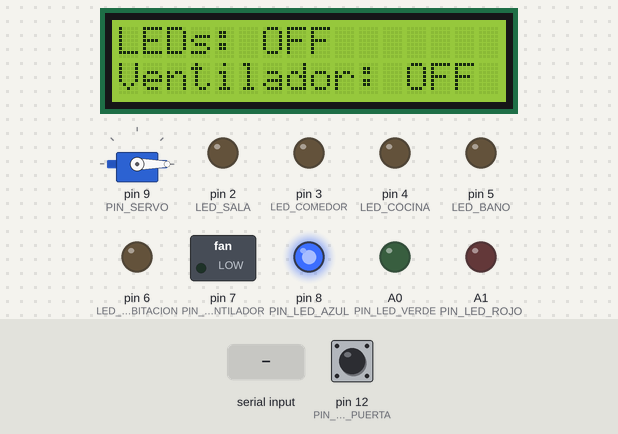
A sketch run on a simulated Arduino Uno, built with avr-gcc and run on an emulated ATmega328P. Parts: 16×2 character LCD, servo, switched loads named in the sketch (green lamp = pin HIGH), output pins drawn as LEDs (lit = HIGH). Dashed ring = blinking. The inputs (shaded band) are chosen by the test bench; at power-on: pin 12 (PIN_BOTON_PUERTA) HIGH. EEPROM starts erased; what the sketch prints to the serial monitor is not drawn.

Above: at 3.3 s.
3.4 s: "1\n" received over Serial
At 5.7 s:
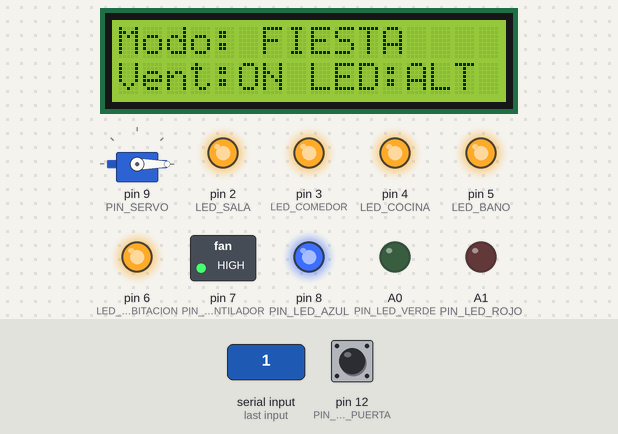
5.8 s: pin 12 (PIN_BOTON_PUERTA) pulled LOW for 0.15 s
At 6.7 s:
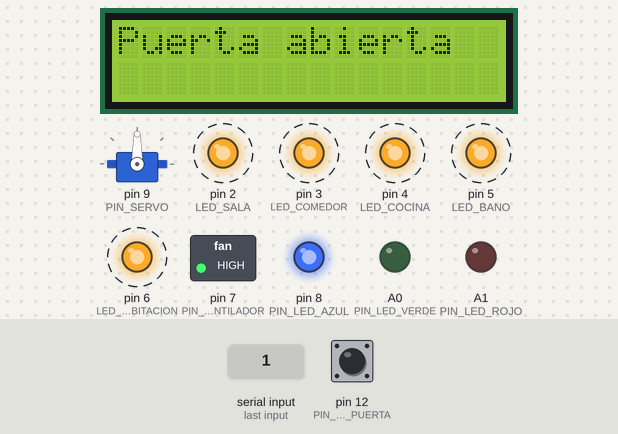
8.8 s: byte 50 ('2') received over Serial
At 9.6 s:
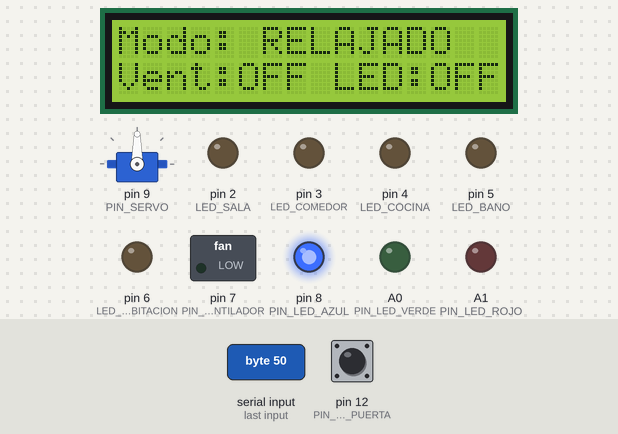
10.5 s: byte 52 ('4') received over Serial
At 11.8 s:
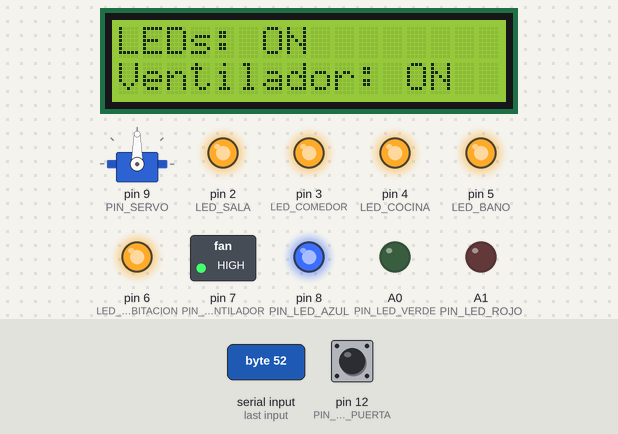
12.2 s: byte 51 ('3') received over Serial
At 13.1 s:
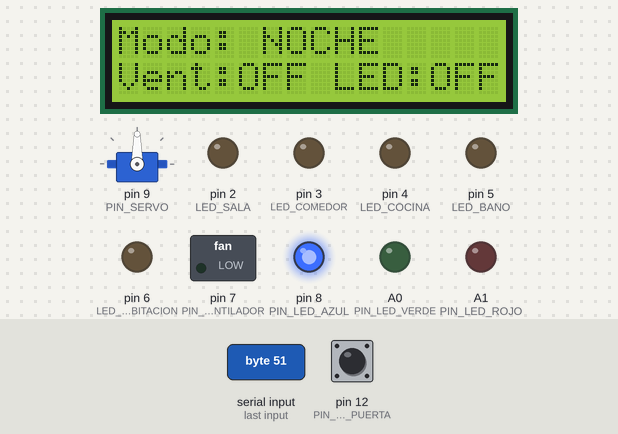
13.9 s: byte 53 ('5') received over Serial
At 14.4 s:
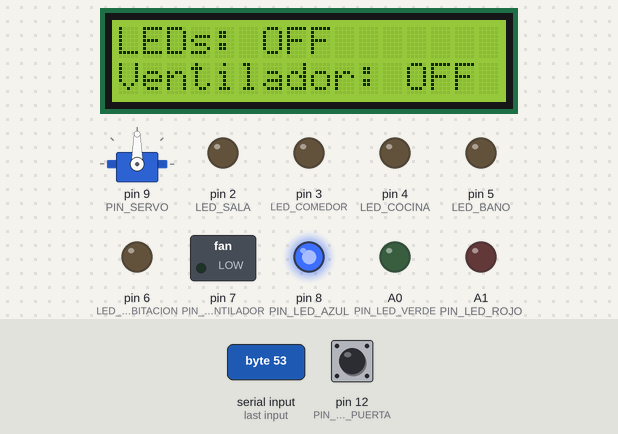
Timing chart, 0 to 16.6 s (numbered marks = the images above; inputs shaded):
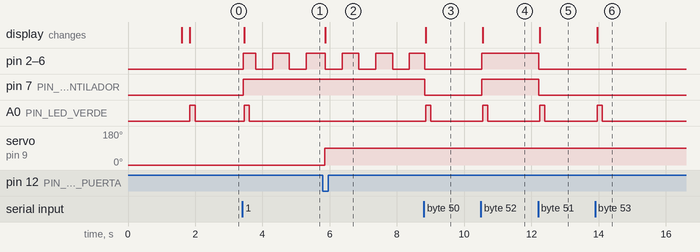

The sketch:

ArduinoProyecto.ino
```cpp
#include <EEPROM.h>
#include <LiquidCrystal_I2C.h>
#include <SoftwareSerial.h>
#include <Servo.h>

// Pines
#define LED_SALA 2
#define LED_COMEDOR 3
#define LED_COCINA 4
#define LED_BANO 5
#define LED_HABITACION 6
#define PIN_VENTILADOR 7
#define PIN_LED_AZUL 8
#define PIN_SERVO 9
#define PIN_BOTON_PUERTA 12
#define PIN_LED_VERDE A0
#define PIN_LED_ROJO A1

// EEPROM
#define EEPROM_FIESTA 0
#define EEPROM_RELAJADO 10
#define EEPROM_NOCHE 20
#define EEPROM_ENCENDER_TODO 30
#define EEPROM_APAGAR_TODO 40

enum Modo {
  FIESTA = 1,
  RELAJADO = 2,
  NOCHE = 3,
  ENCENDER_TODO = 4,
  APAGAR_TODO = 5
};

struct EstadoModo {
  bool sala;
  bool comedor;
  bool cocina;
  bool bano;
  bool habitacion;
  bool ventilador;
  bool alternar;
};

LiquidCrystal_I2C lcd(0x27, 16, 2);
SoftwareSerial bluetooth(10, 11); // RX, TX
Servo servoPuerta;

Modo modoActual = APAGAR_TODO;

bool puertaAbierta = false;
bool estadoParpadeo = true;

unsigned long ultimoParpadeo = 0;
unsigned long ultimoBoton = 0;

void setup() {
  pinMode(LED_SALA, OUTPUT);
  pinMode(LED_COMEDOR, OUTPUT);
  pinMode(LED_COCINA, OUTPUT);
  pinMode(LED_BANO, OUTPUT);
  pinMode(LED_HABITACION, OUTPUT);
  pinMode(PIN_VENTILADOR, OUTPUT);

  pinMode(PIN_LED_AZUL, OUTPUT);
  pinMode(PIN_LED_VERDE, OUTPUT);
  pinMode(PIN_LED_ROJO, OUTPUT);
  pinMode(PIN_BOTON_PUERTA, INPUT_PULLUP);

  digitalWrite(PIN_LED_AZUL, HIGH);
  digitalWrite(PIN_LED_VERDE, LOW);
  digitalWrite(PIN_LED_ROJO, LOW);

  Serial.begin(9600);
  bluetooth.begin(9600);

  lcd.init();
  lcd.backlight();

  lcd.clear();
  lcd.setCursor(0, 0);
  lcd.print("Sistema Listo");
  lcd.setCursor(0, 1);
  lcd.print("LCD I2C OK");
  delay(1500);

  servoPuerta.attach(PIN_SERVO);
  cerrarPuerta();

  cargarDefaults();

  Serial.println("Sistema iniciado");
  bluetooth.println("Sistema iniciado");
  bluetooth.println("1 = Modo Fiesta");
  bluetooth.println("2 = Modo Relajado");
  bluetooth.println("3 = Modo Noche");
  bluetooth.println("4 = Encender Todo");
  bluetooth.println("5 = Apagar Todo");
  bluetooth.println("A = Abrir Puerta");
  bluetooth.println("C = Cerrar Puerta");
  bluetooth.println("E = Estado");

  activarModo(APAGAR_TODO);
}

void loop() {
  manejarBluetooth();
  manejarSerial();
  manejarBotonPuerta();
  manejarParpadeo();
}

void manejarBluetooth() {
  if (bluetooth.available()) {
    char comando = bluetooth.read();
    procesarComando(comando, true);
  }
}

void manejarSerial() {
  if (Serial.available()) {
    char comando = Serial.read();
    procesarComando(comando, false);
  }
}

void procesarComando(char comando, bool desdeBT) {
  Serial.print("Comando recibido: ");
  Serial.println(comando);

  if (desdeBT) {
    bluetooth.print("Comando recibido: ");
    bluetooth.println(comando);
  }

  if (comando == '1') {
    logModo("Modo Fiesta");
    activarModo(FIESTA);
  }

  else if (comando == '2') {
    logModo("Modo Relajado");
    activarModo(RELAJADO);
  }

  else if (comando == '3') {
    logModo("Modo Noche");
    activarModo(NOCHE);
  }

  else if (comando == '4') {
    logModo("Encender Todo");
    activarModo(ENCENDER_TODO);
  }

  else if (comando == '5') {
    logModo("Apagar Todo");
    activarModo(APAGAR_TODO);
  }

  else if (comando == 'A' || comando == 'a') {
    Serial.println("Abriendo puerta");
    bluetooth.println("Abriendo puerta");
    abrirPuerta();
  }

  else if (comando == 'C' || comando == 'c') {
    Serial.println("Cerrando puerta");
    bluetooth.println("Cerrando puerta");
    cerrarPuerta();
  }

  else if (comando == 'E' || comando == 'e') {
    enviarEstado();
  }

  else if (comando == '\n' || comando == '\r') {
    // Ignorar saltos de línea
  }

  else {
    Serial.println("ERROR: Comando invalido");
    bluetooth.println("ERROR: Comando invalido");

    digitalWrite(PIN_LED_ROJO, HIGH);

    lcd.clear();
    lcd.setCursor(0, 0);
    lcd.print("ERROR:");
    lcd.setCursor(0, 1);
    lcd.print("Modo invalido");
  }
}

void logModo(String nombre) {
  Serial.print("Activando: ");
  Serial.println(nombre);

  bluetooth.print("Activando: ");
  bluetooth.println(nombre);
}

void activarModo(Modo modo) {
  modoActual = modo;

  EstadoModo estado = leerEstadoModo(modo);

  aplicarEstadosLEDs(estado, false);
  digitalWrite(PIN_VENTILADOR, estado.ventilador ? HIGH : LOW);

  actualizarLCD(modo, estado);

  digitalWrite(PIN_LED_ROJO, LOW);
  parpadearVerde(1);

  Serial.print("Modo aplicado correctamente: ");
  Serial.println(nombreModo(modo));

  bluetooth.print("Modo aplicado correctamente: ");
  bluetooth.println(nombreModo(modo));
}

String nombreModo(Modo modo) {
  switch (modo) {
    case FIESTA: return "Modo Fiesta";
    case RELAJADO: return "Modo Relajado";
    case NOCHE: return "Modo Noche";
    case ENCENDER_TODO: return "Encender Todo";
    case APAGAR_TODO: return "Apagar Todo";
  }

  return "Desconocido";
}

EstadoModo leerEstadoModo(Modo modo) {
  int addr = getEEPROMAddr(modo);

  byte byte1 = EEPROM.read(addr);
  byte byte2 = EEPROM.read(addr + 1);

  EstadoModo estado;

  estado.sala = bitRead(byte1, 0);
  estado.comedor = bitRead(byte1, 1);
  estado.cocina = bitRead(byte1, 2);
  estado.bano = bitRead(byte1, 3);
  estado.habitacion = bitRead(byte1, 4);
  estado.ventilador = bitRead(byte1, 5);
  estado.alternar = bitRead(byte2, 0);

  return estado;
}

void aplicarEstadosLEDs(EstadoModo estado, bool parpadeo) {
  bool on = parpadeo ? estadoParpadeo : true;

  digitalWrite(LED_SALA, estado.sala ? (on ? HIGH : LOW) : LOW);
  digitalWrite(LED_COMEDOR, estado.comedor ? (on ? HIGH : LOW) : LOW);
  digitalWrite(LED_COCINA, estado.cocina ? (on ? HIGH : LOW) : LOW);
  digitalWrite(LED_BANO, estado.bano ? (on ? HIGH : LOW) : LOW);
  digitalWrite(LED_HABITACION, estado.habitacion ? (on ? HIGH : LOW) : LOW);
}

void manejarParpadeo() {
  EstadoModo estado = leerEstadoModo(modoActual);

  if (estado.alternar && millis() - ultimoParpadeo >= 500) {
    ultimoParpadeo = millis();
    estadoParpadeo = !estadoParpadeo;

    aplicarEstadosLEDs(estado, true);

    Serial.println("LEDs alternandose");
  }
}

void actualizarLCD(Modo modo, EstadoModo estado) {
  lcd.clear();

  lcd.setCursor(0, 0);

  switch (modo) {
    case FIESTA:
      lcd.print("Modo: FIESTA");
      break;

    case RELAJADO:
      lcd.print("Modo: RELAJADO");
      break;

    case NOCHE:
      lcd.print("Modo: NOCHE");
      break;

    case ENCENDER_TODO:
      lcd.print("LEDs: ON");
      break;

    case APAGAR_TODO:
      lcd.print("LEDs: OFF");
      break;
  }

  lcd.setCursor(0, 1);

  if (modo == ENCENDER_TODO) {
    lcd.print("Ventilador: ON");
  }

  else if (modo == APAGAR_TODO) {
    lcd.print("Ventilador: OFF");
  }

  else {
    lcd.print("Vent:");

    if (estado.ventilador) {
      lcd.print("ON ");
    } else {
      lcd.print("OFF ");
    }

    if (estado.alternar) {
      lcd.print("LED:ALT");
    } else {
      bool algunLed = estado.sala || estado.comedor || estado.cocina || estado.bano || estado.habitacion;

      if (algunLed) {
        lcd.print("LED:ON");
      } else {
        lcd.print("LED:OFF");
      }
    }
  }
}

void manejarBotonPuerta() {
  if (digitalRead(PIN_BOTON_PUERTA) == LOW && millis() - ultimoBoton > 300) {
    ultimoBoton = millis();

    if (puertaAbierta) {
      Serial.println("Boton presionado: cerrando puerta");
      bluetooth.println("Boton presionado: cerrando puerta");
      cerrarPuerta();
    } else {
      Serial.println("Boton presionado: abriendo puerta");
      bluetooth.println("Boton presionado: abriendo puerta");
      abrirPuerta();
    }
  }
}

void abrirPuerta() {
  servoPuerta.write(90);
  puertaAbierta = true;

  lcd.clear();
  lcd.setCursor(0, 0);
  lcd.print("Puerta abierta");

  Serial.println("Puerta abierta");
  bluetooth.println("Puerta abierta");
}

void cerrarPuerta() {
  servoPuerta.write(0);
  puertaAbierta = false;

  lcd.clear();
  lcd.setCursor(0, 0);
  lcd.print("Puerta cerrada");

  Serial.println("Puerta cerrada");
  bluetooth.println("Puerta cerrada");
}

void enviarEstado() {
  EstadoModo estado = leerEstadoModo(modoActual);

  bluetooth.println("----- ESTADO -----");
  bluetooth.print("Modo actual: ");
  bluetooth.println(nombreModo(modoActual));

  bluetooth.print("Sala: ");
  bluetooth.println(estado.sala ? "ON" : "OFF");

  bluetooth.print("Comedor: ");
  bluetooth.println(estado.comedor ? "ON" : "OFF");

  bluetooth.print("Cocina: ");
  bluetooth.println(estado.cocina ? "ON" : "OFF");

  bluetooth.print("Bano: ");
  bluetooth.println(estado.bano ? "ON" : "OFF");

  bluetooth.print("Habitacion: ");
  bluetooth.println(estado.habitacion ? "ON" : "OFF");

  bluetooth.print("Ventilador: ");
  bluetooth.println(estado.ventilador ? "ON" : "OFF");

  bluetooth.print("Puerta: ");
  bluetooth.println(puertaAbierta ? "ABIERTA" : "CERRADA");

  Serial.println("Estado enviado por Bluetooth");
}

void parpadearVerde(int veces) {
  for (int i = 0; i < veces; i++) {
    digitalWrite(PIN_LED_VERDE, HIGH);
    delay(150);
    digitalWrite(PIN_LED_VERDE, LOW);
    delay(150);
  }
}

void guardarEstadoModo(Modo modo, EstadoModo estado) {
  int addr = getEEPROMAddr(modo);

  byte byte1 = 0;
  bitWrite(byte1, 0, estado.sala);
  bitWrite(byte1, 1, estado.comedor);
  bitWrite(byte1, 2, estado.cocina);
  bitWrite(byte1, 3, estado.bano);
  bitWrite(byte1, 4, estado.habitacion);
  bitWrite(byte1, 5, estado.ventilador);

  byte byte2 = 0;
  bitWrite(byte2, 0, estado.alternar);

  EEPROM.write(addr, byte1);
  EEPROM.write(addr + 1, byte2);
}

int getEEPROMAddr(Modo modo) {
  switch (modo) {
    case FIESTA: return EEPROM_FIESTA;
    case RELAJADO: return EEPROM_RELAJADO;
    case NOCHE: return EEPROM_NOCHE;
    case ENCENDER_TODO: return EEPROM_ENCENDER_TODO;
    case APAGAR_TODO: return EEPROM_APAGAR_TODO;
  }

  return 0;
}

void cargarDefaults() {
  guardarEstadoModo(FIESTA, {true, true, true, true, true, true, true});
  guardarEstadoModo(RELAJADO, {false, false, false, false, false, false, false});
  guardarEstadoModo(NOCHE, {false, false, false, false, false, false, false});
  guardarEstadoModo(ENCENDER_TODO, {true, true, true, true, true, true, false});
  guardarEstadoModo(APAGAR_TODO, {false, false, false, false, false, false, false});
}
```

Measured:
- after the input at 3.4 s, pin 2 (LED_SALA), pin 3 (LED_COMEDOR): goes HIGH 0.37 s, LOW 0.50 s, HIGH 0.50 s, LOW 0.50 s, then HIGH, starting at once
- after the input at 5.8 s, servo on pin 9 (PIN_SERVO): 0° → 90° after 0.05 s; the display: changes after 0.07 s (image 2)
- after the input at 8.8 s, pin 7 (PIN_VENTILADOR): HIGH → LOW at once; A0 (PIN_LED_VERDE): LOW → HIGH after 0.06 s, → LOW 0.15 s later; the display: changes after 0.06 s (image 3)
- after the input at 10.5 s, pin 2 (LED_SALA), pin 3 (LED_COMEDOR), pin 4 (LED_COCINA), pin 5 (LED_BANO), pin 6 (LED_HABITACION), pin 7 (PIN_VENTILADOR): LOW → HIGH at once; A0 (PIN_LED_VERDE): LOW → HIGH after 0.05 s, → LOW 0.15 s later; the display: changes after 0.05 s (image 4)
- after the input at 12.2 s, pin 2 (LED_SALA), pin 3 (LED_COMEDOR), pin 4 (LED_COCINA), pin 5 (LED_BANO), pin 6 (LED_HABITACION), pin 7 (PIN_VENTILADOR): HIGH → LOW at once; A0 (PIN_LED_VERDE): LOW → HIGH after 0.06 s, → LOW 0.15 s later; the display: changes after 0.06 s (image 5)
- after the input at 13.9 s, A0 (PIN_LED_VERDE): LOW → HIGH after 0.05 s, → LOW 0.15 s later; the display: changes after 0.05 s (image 6)
